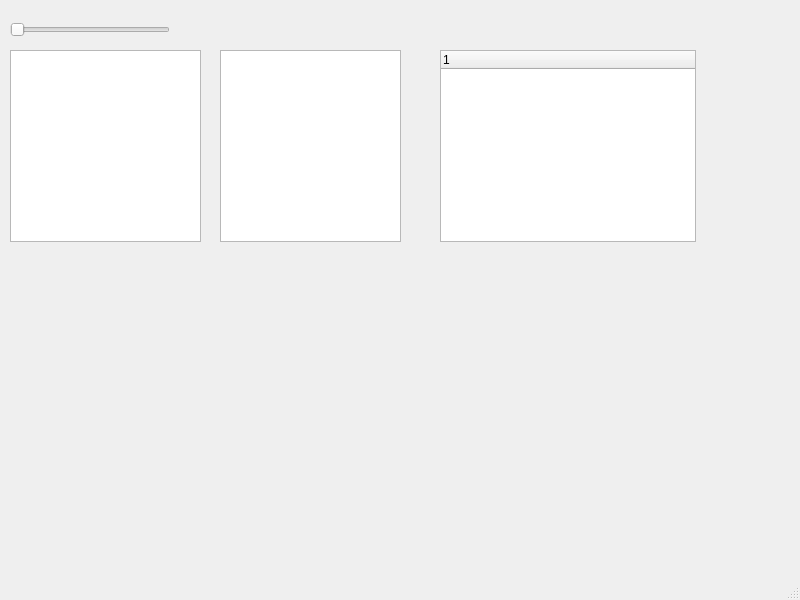
<?xml version="1.0" encoding="UTF-8"?>
<ui version="4.0">
 <class>MainWindow</class>
 <widget class="QMainWindow" name="MainWindow">
  <property name="geometry">
   <rect>
    <x>0</x>
    <y>0</y>
    <width>800</width>
    <height>600</height>
   </rect>
  </property>
  <property name="windowTitle">
   <string>MainWindow</string>
  </property>
  <widget class="QWidget" name="centralwidget">
   <widget class="QListView" name="listView">
    <property name="geometry">
     <rect>
      <x>10</x>
      <y>50</y>
      <width>191</width>
      <height>192</height>
     </rect>
    </property>
   </widget>
   <widget class="QListWidget" name="listWidget">
    <property name="geometry">
     <rect>
      <x>220</x>
      <y>50</y>
      <width>181</width>
      <height>192</height>
     </rect>
    </property>
   </widget>
   <widget class="QSlider" name="horizontalSlider">
    <property name="geometry">
     <rect>
      <x>10</x>
      <y>20</y>
      <width>160</width>
      <height>19</height>
     </rect>
    </property>
    <property name="orientation">
     <enum>Qt::Horizontal</enum>
    </property>
   </widget>
   <widget class="QTreeWidget" name="treeWidget">
    <property name="geometry">
     <rect>
      <x>440</x>
      <y>50</y>
      <width>256</width>
      <height>192</height>
     </rect>
    </property>
    <column>
     <property name="text">
      <string notr="true">1</string>
     </property>
    </column>
   </widget>
  </widget>
  <widget class="QMenuBar" name="menubar">
   <property name="geometry">
    <rect>
     <x>0</x>
     <y>0</y>
     <width>800</width>
     <height>21</height>
    </rect>
   </property>
  </widget>
  <widget class="QStatusBar" name="statusbar"/>
 </widget>
 <resources/>
 <connections/>
</ui>
